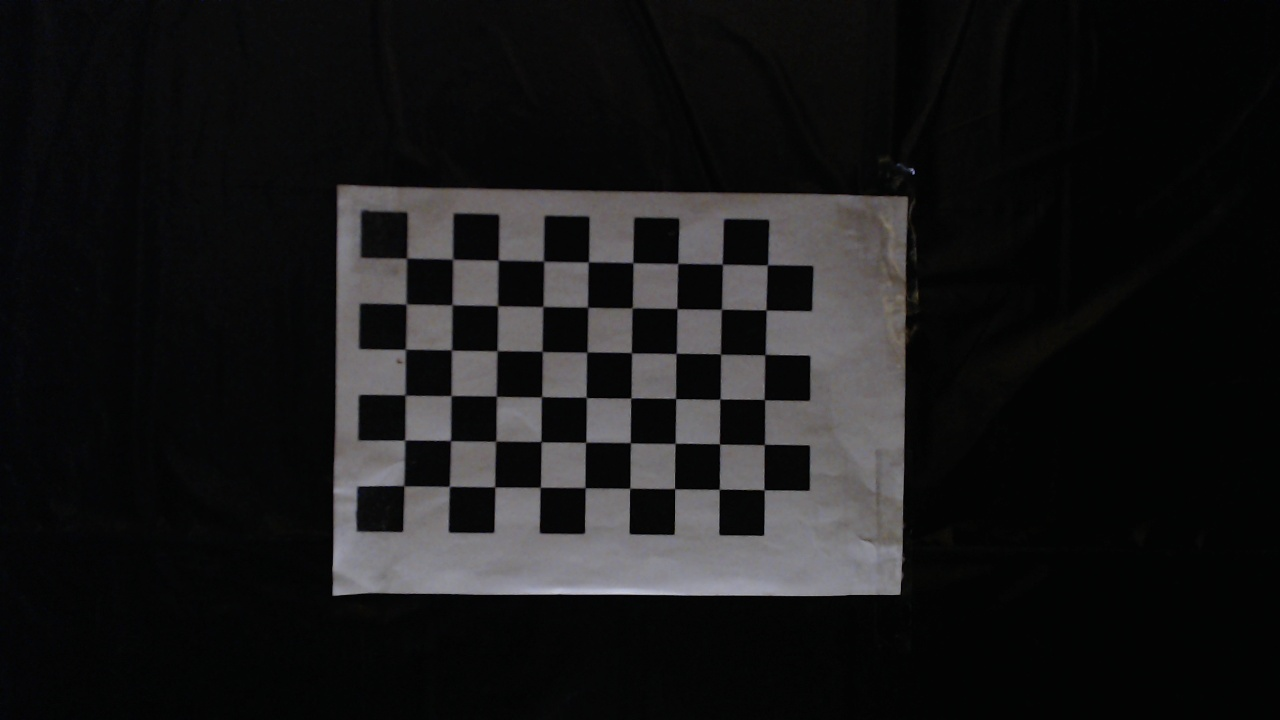
#> input picture frames_pair/camera0_1.png, 1280 x 720 px; its folder holds only this picture in this run
$ jupyter execute --allow-errors epipolar_geometry.ipynb   (older library calls are emulated)
#> lines starting #> are read from the running program, lines starting #| are printed output that depends on the picture; long printed decimals are rounded
[cell 1]
import cv2
import numpy as np
import matplotlib.pyplot as plt
import glob

# Stereo calibration

[cell 2]
# Read checkerboard images

PATTERN_SIZE = (9, 6)
left_imgs = list(sorted(glob.glob('frames_pair/camera0_*.png')))
right_imgs = list(sorted(glob.glob('frames_pair/camera1_*.png')))
#> (the rest of this cell did not finish here and is left out)

[cell 3]
# Find checkerboard corners

criteria = (cv2.TERM_CRITERIA_EPS + cv2.TERM_CRITERIA_MAX_ITER, 30, 1e-3)
left_pts, right_pts = [], []
img_size = None

for left_img_path, right_img_path in zip(left_imgs, right_imgs):
    left_img = cv2.imread(left_img_path, cv2.IMREAD_GRAYSCALE)
    right_img = cv2.imread(right_img_path, cv2.IMREAD_GRAYSCALE)
    if img_size is None:
        img_size = (left_img.shape[1], left_img.shape[0])

    res_left, corners_left = cv2.findChessboardCorners(left_img, PATTERN_SIZE)
    res_right, corners_right = cv2.findChessboardCorners(right_img, PATTERN_SIZE)

    corners_left = cv2.cornerSubPix(left_img, corners_left, (10, 10), (-1,-1),
                                    criteria)
    corners_right = cv2.cornerSubPix(right_img, corners_right, (10, 10), (-1,-1),
                                     criteria)

    left_pts.append(corners_left)
    right_pts.append(corners_right)

[cell 4]
pattern_points = np.zeros((np.prod(PATTERN_SIZE), 3), np.float32)
pattern_points[:, :2] = np.indices(PATTERN_SIZE).T.reshape(-1, 2)
pattern_points = [pattern_points] * len(left_imgs)

#> (a cell that did not finish here is left out)

[cell 6]
print('Left camera:')
#> (the rest of this cell did not finish here and is left out)

#> (a cell that did not finish here is left out)

#> (a cell that did not finish here is left out)

# Aligning two images

[cell 9]
import matplotlib
matplotlib.rcParams.update({'font.size': 20})

[cell 10]
left_img = cv2.imread(left_imgs[0], cv2.IMREAD_GRAYSCALE)
#> left_img: shape (720, 1280); min 0, max 200, mean 24.4
#> (the rest of this cell did not finish here and is left out)

#> (a cell that did not finish here is left out)

#> (a cell that did not finish here is left out)

[cell 13]
ret, corners = cv2.findChessboardCorners(left_img, PATTERN_SIZE, None)   # Find the chess board corners
#> ret = True; corners = 54 rows, first 8: [406.3, 258.1], [452.5, 258.9], [497.9, 260.4], [543.4, 260.7], [588.4, 261.8], [632.6, 262.6], [677.8, 263.3], [722.1, 264.1]
print(ret)
#| True
# show

# copy image
left_copy = left_img.copy()

plt.imshow(cv2.drawChessboardCorners(left_copy, PATTERN_SIZE, corners, ret))
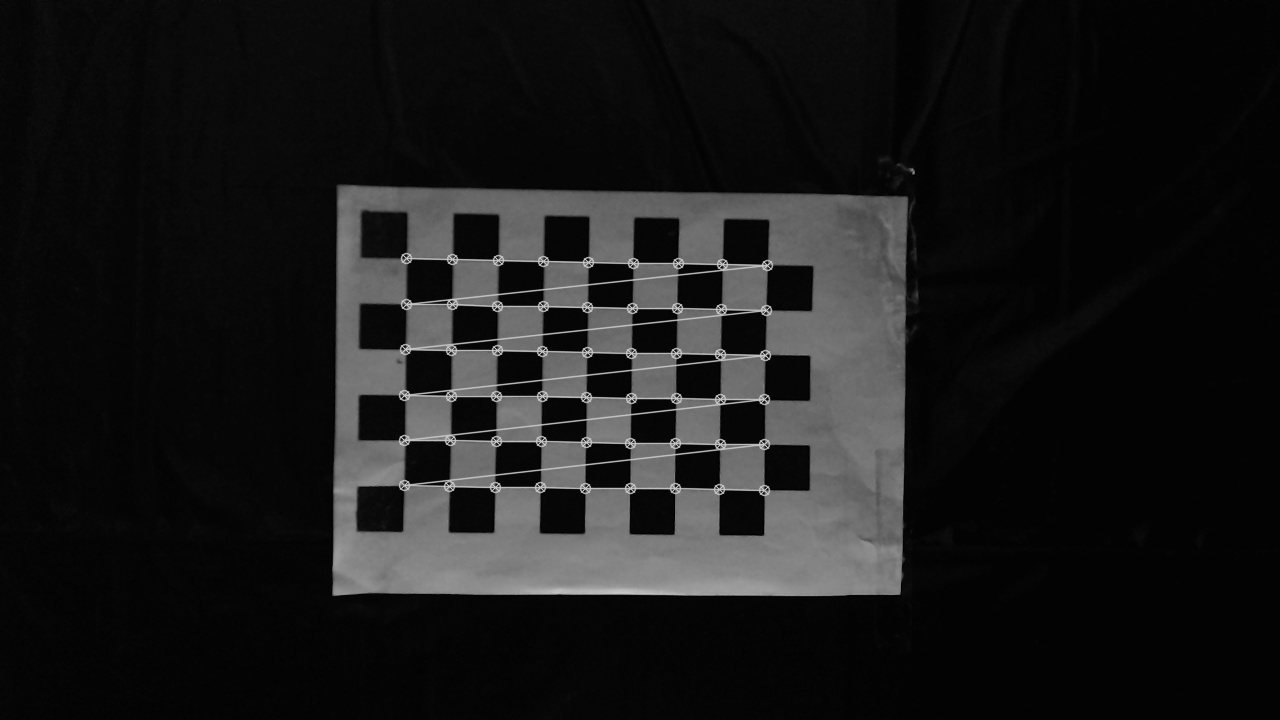
#> left_copy: shape (720, 1280); min 0, max 200, mean 25.7
plt.title('Left image with corners')
plt.show()

[cell 14]
# draw image with point

point = corners[0,0]
#> point = [406.3, 258.1]
print(point)
#| [406.260 258.121]

# to homogeneous coordinates
point_h = np.array([point[0], point[1], 1])
#> point_h = [406.3, 258.1, 1]

# multiply with F
#> (the rest of this cell did not finish here and is left out)

[cell 15]
corners[0,0]
#> Out = [406.3, 258.1]


$ run again, on frames_pair/camera0_5.png
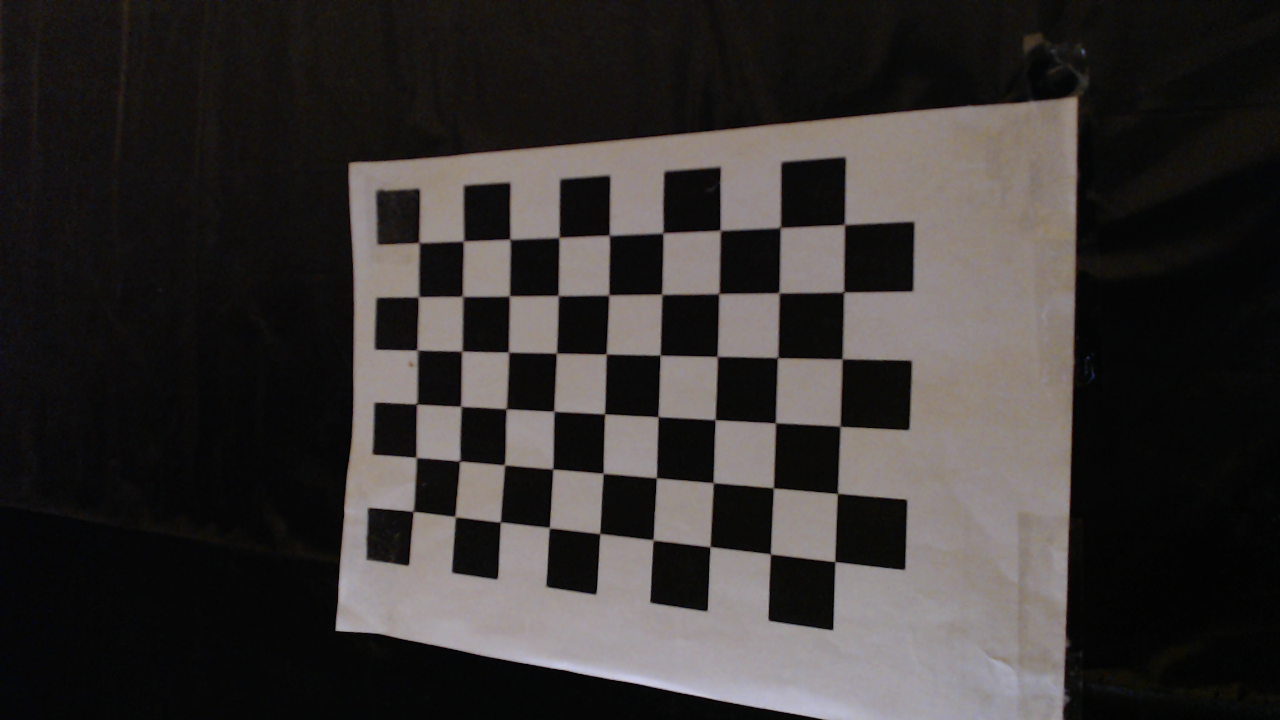
#> input picture frames_pair/camera0_5.png, 1280 x 720 px
#> ret = True; corners = 54 rows, first 8: [418.4, 242], [462.4, 241.5], [509.4, 238.6], [558.9, 237.4], [608.7, 234.8], [662.2, 233.4], [719.7, 229.4], [780.5, 226.1]
#| True
#> `plt.imshow(cv2.drawChessboardCorners(left_copy, PATTERN_SIZE, corners,..`:
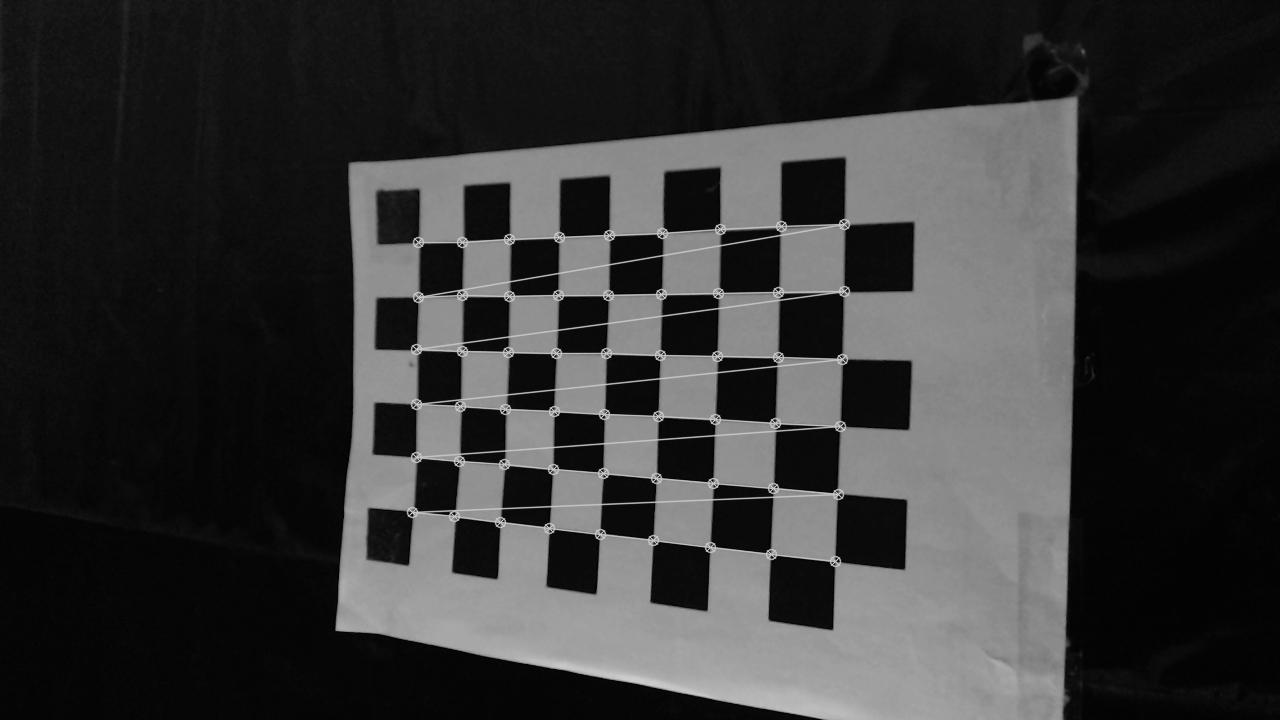
#> left_copy: shape (720, 1280); min 2, max 208, mean 54.1
#> point = [418.4, 242]
#| [418.356 241.9683 ]
#> point_h = [418.4, 242, 1]
#> Out = [418.4, 242]

$ run again, on frames_pair/camera0_6.png
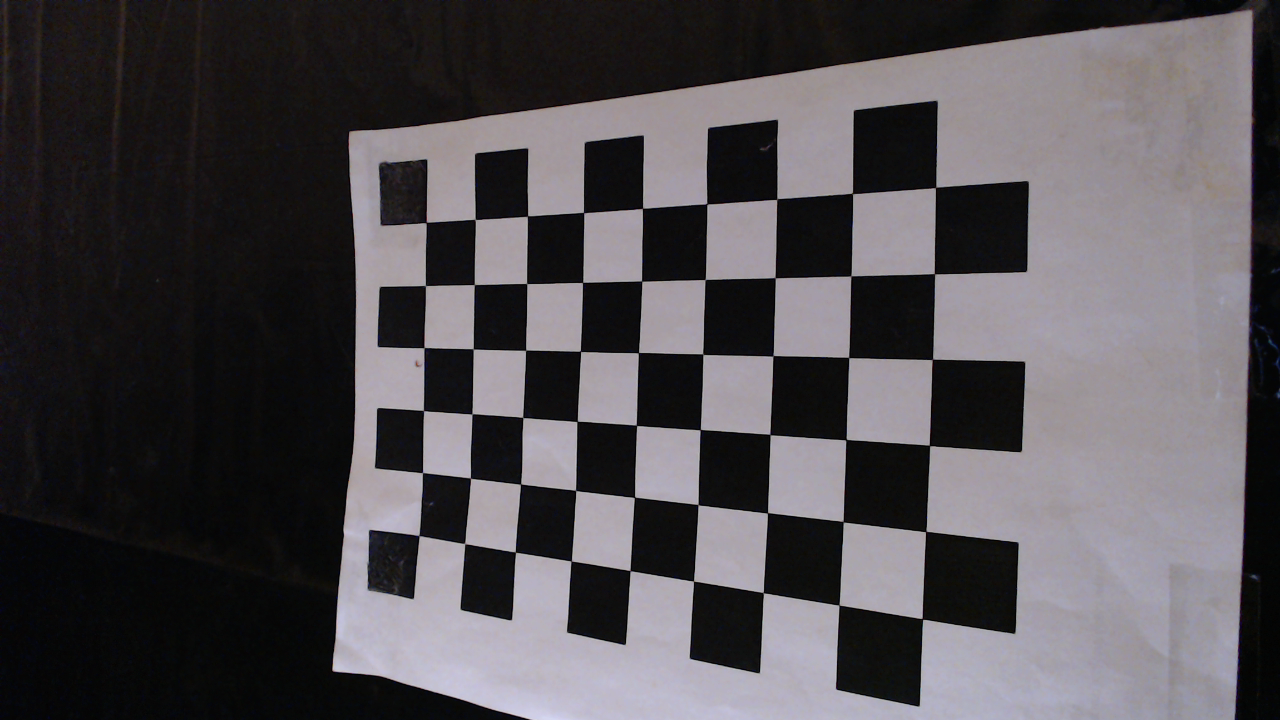
#> input picture frames_pair/camera0_6.png, 1280 x 720 px
#> ret = True; corners = 54 rows, first 8: [426.2, 222.5], [475, 219.4], [527.4, 215.9], [583.5, 212.5], [642.5, 208.3], [706.8, 203.7], [776.8, 199.2], [852.3, 193.4]
#| True
#> `plt.imshow(cv2.drawChessboardCorners(left_copy, PATTERN_SIZE, corners,..`:
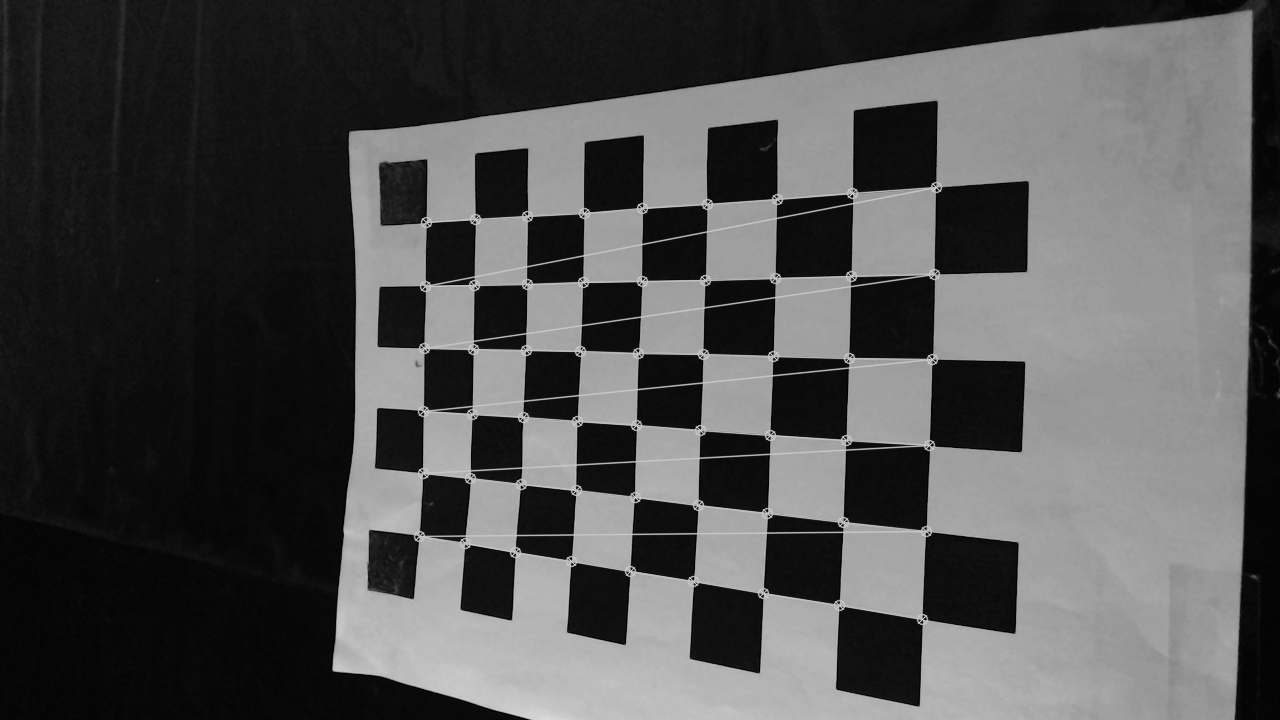
#> left_copy: shape (720, 1280); min 1, max 217, mean 79.9
#> point = [426.2, 222.5]
#| [426.205 222.456]
#> point_h = [426.2, 222.5, 1]
#> Out = [426.2, 222.5]

$ run again, on frames_pair/camera0_7.png
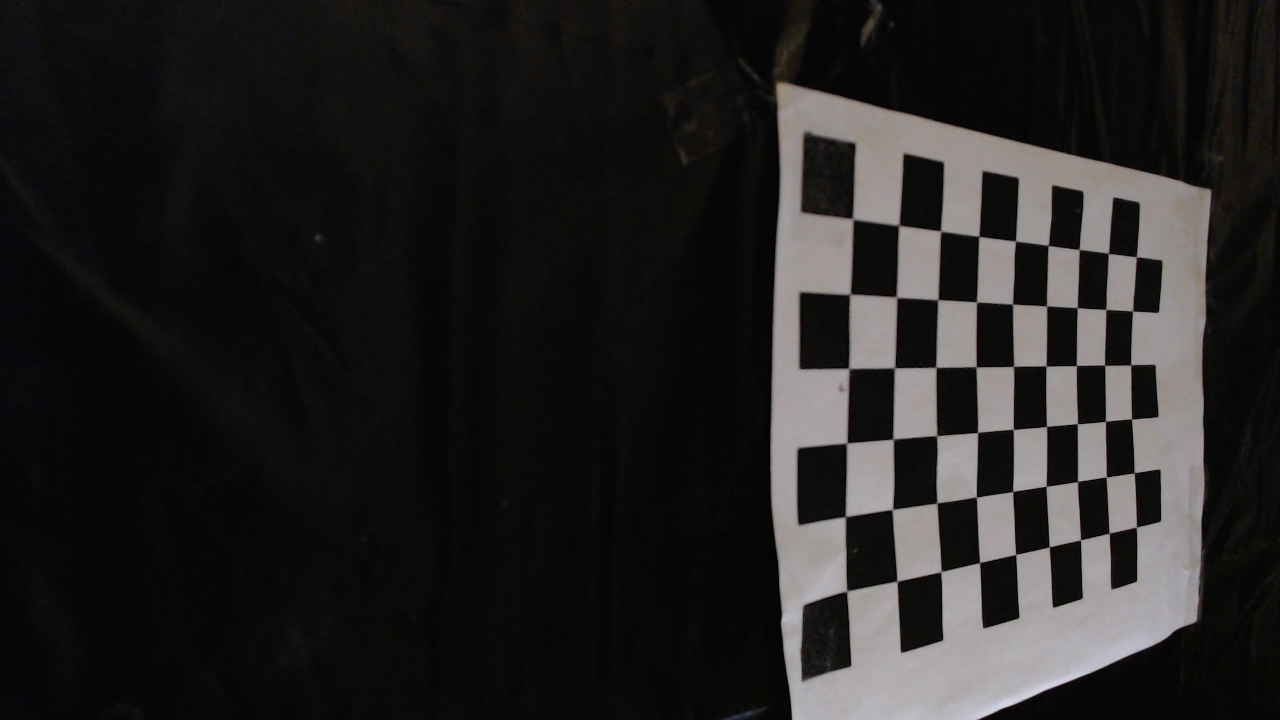
#> input picture frames_pair/camera0_7.png, 1280 x 720 px
#> ret = True; corners = 54 rows, first 8: [852.4, 217.3], [899.2, 224.5], [940.7, 230.7], [979, 236.3], [1015.4, 240.9], [1048.3, 245.3], [1078.9, 249.3], [1108.1, 253.5]
#| True
#> `plt.imshow(cv2.drawChessboardCorners(left_copy, PATTERN_SIZE, corners,..`:
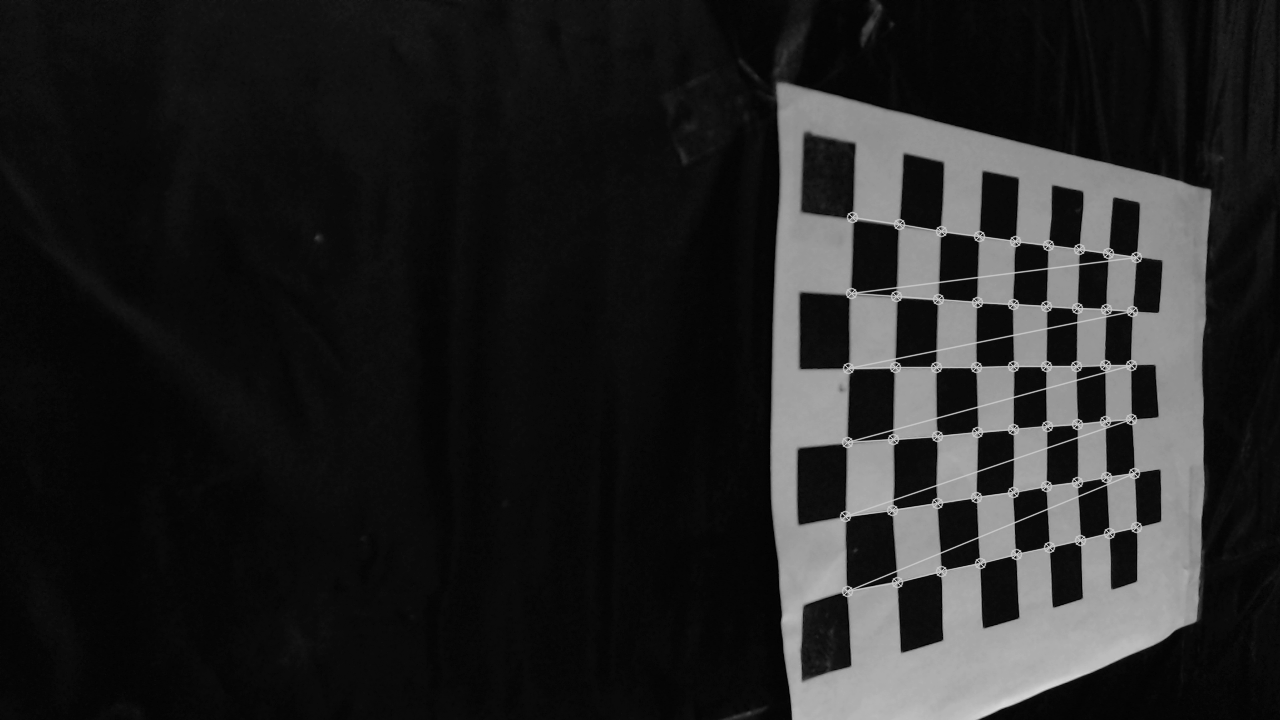
#> left_copy: shape (720, 1280); min 1, max 216, mean 35.9
#> point = [852.4, 217.3]
#| [852.431   217.253]
#> point_h = [852.4, 217.3, 1]
#> Out = [852.4, 217.3]

$ run again, on frames_pair/camera0_2.png
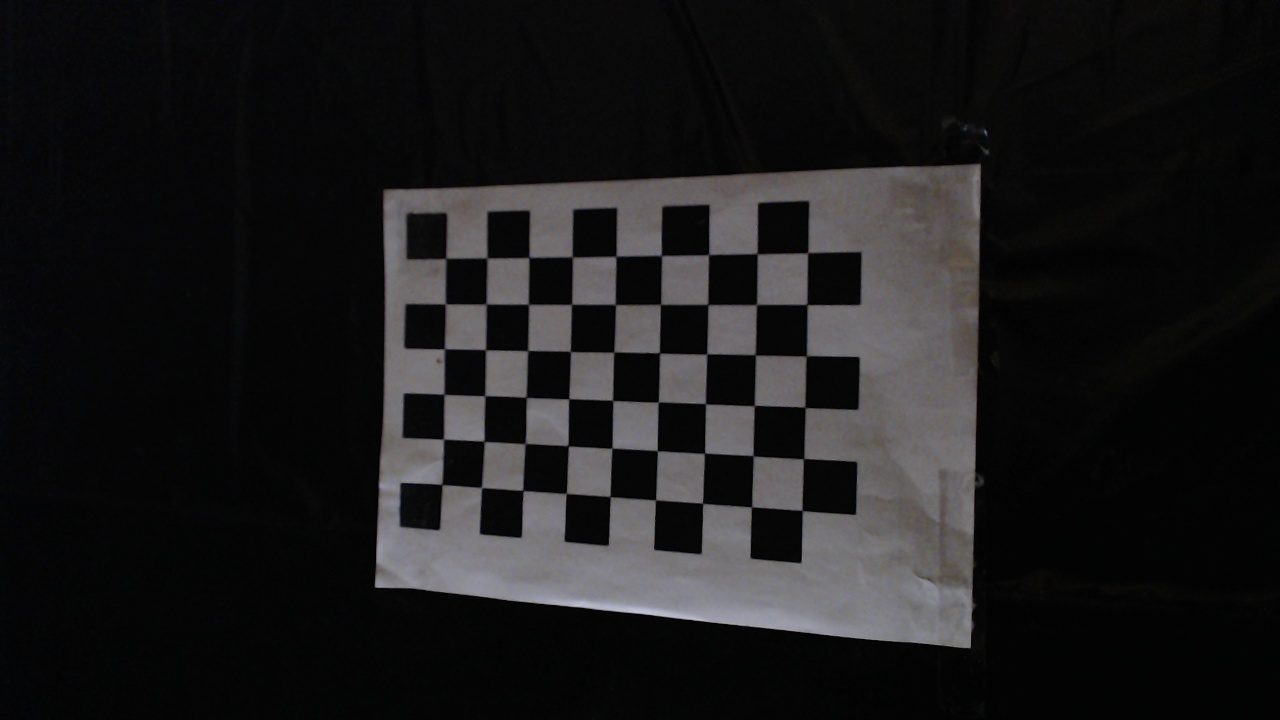
#> input picture frames_pair/camera0_2.png, 1280 x 720 px
#> ret = True; corners = 54 rows, first 8: [445.5, 258.3], [486.4, 257.6], [528.6, 257.4], [572.2, 256.8], [615.7, 256.1], [661.2, 255.3], [708.4, 254.2], [757, 253.5]
#| True
#> `plt.imshow(cv2.drawChessboardCorners(left_copy, PATTERN_SIZE, corners,..`:
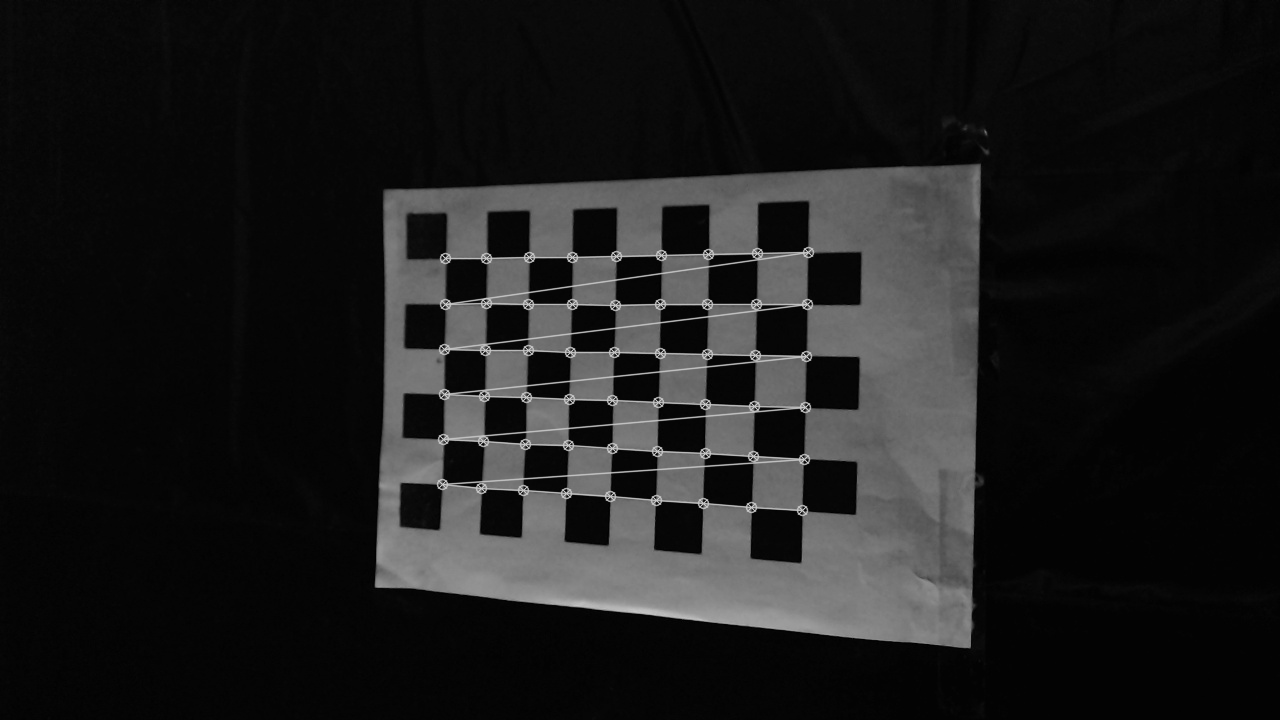
#> left_copy: shape (720, 1280); min 0, max 200, mean 28.3
#> point = [445.5, 258.3]
#| [445.493 258.2967 ]
#> point_h = [445.5, 258.3, 1]
#> Out = [445.5, 258.3]
